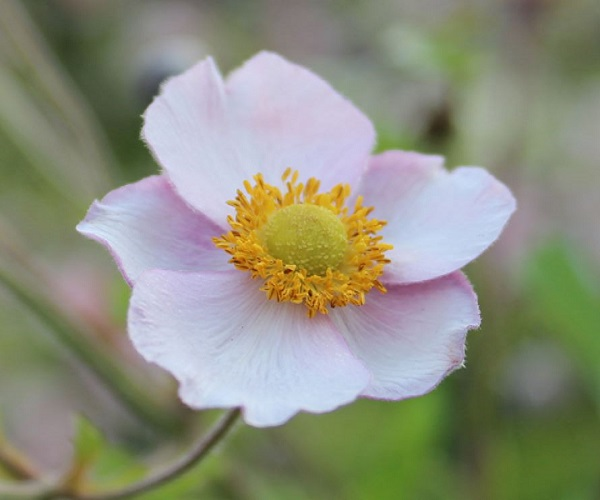
%> input picture (Advanced) Multimedia Information Processing and Communications/13 (04) Logical and Arithmetical Operations on Images/Matlab Workspace/rose1.jpg, 600 x 500 px
$ octave im_logic_incomp.m   (GNU Octave 9; MATLAB toolbox functions it lacks are replaced by stand-ins)
%> lines starting %> are read from the running program, lines starting %| are printed output that depends on the picture; in (x1, y1, x2, y2) boxes, pixels count from 0 and x2, y2 are one past the last pixel; in counts of white or black regions, pixels touching at a corner belong together; the program's own positions count from 1
clc;
clear ;

im1 = imread('rose1.jpg'); % reading image
%> im1 is the input picture: size 500x600x3 uint8; mean R, G, B 140.7, 143.3, 125.3

im1_bw = im2bw(im1);
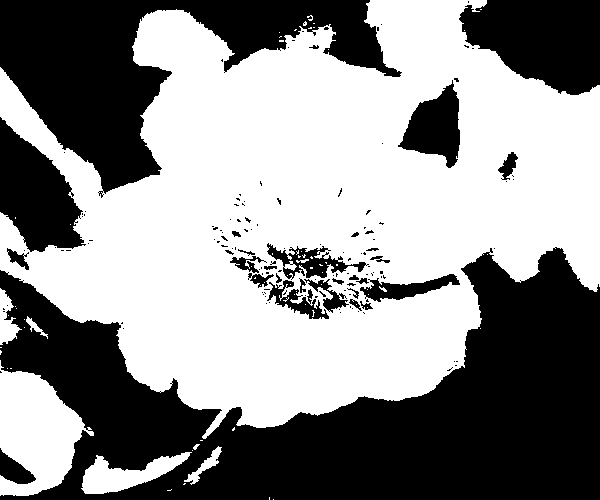
%> im1_bw: size 500x600 logical; 55.7% white; 140 black regions (110 under 20 px), largest, box (x1, y1, x2, y2) and area: (0, 247, 600, 500) 76487, (0, 0, 402, 198) 30468, (459, 0, 600, 95) 9894

incomplement_result_1 = imcomplement(im1); %Invert the RGB image
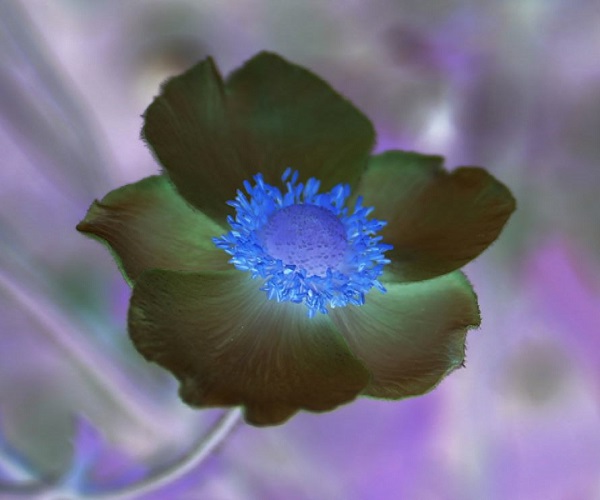
%> incomplement_result_1: size 500x600x3 uint8; mean R, G, B 114.3, 111.7, 129.7
incomplement_result_2 = imcomplement(im1_bw);  %Invert the B&W image

figure('Name','Logic operation "Incomplemet"','NumberTitle','on')

 subplot(2,2,1),
 imshow(im1);            %Display the image
 title('image 1');

 subplot(2,2,3),
 imshow(incomplement_result_1); %Display the result
 title('Operation : Incomplemet')

  subplot(2,2,2),
 imshow(im1_bw);            %Display the image
 title('image 1 B&W');

 subplot(2,2,4),
 imshow(incomplement_result_2); %Display the result
 title('Operation : Incomplemet')

$ run again, with (Advanced) Multimedia Information Processing and Communications/13 (04) Logical and Arithmetical Operations on Images/Matlab Workspace/rose2.jpg copied over (Advanced) Multimedia Information Processing and Communications/13 (04) Logical and Arithmetical Operations on Images/Matlab Workspace/rose1.jpg
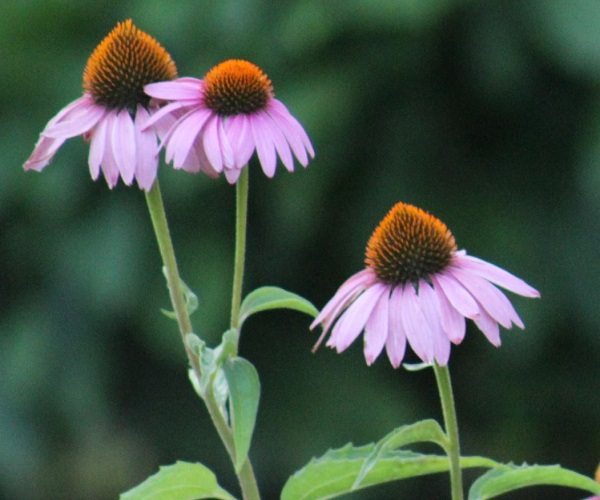
%> input picture (Advanced) Multimedia Information Processing and Communications/13 (04) Logical and Arithmetical Operations on Images/Matlab Workspace/rose2.jpg, 600 x 500 px
%> im1 is the input picture: size 500x600x3 uint8; mean R, G, B 66.5, 81.1, 67.6
%> `im1_bw = im2bw(im1);`:
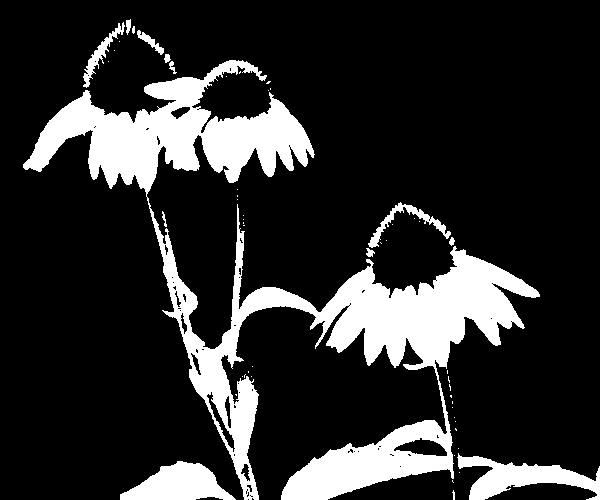
%> im1_bw: size 500x600 logical; 17.8% white; 53 white regions (40 under 20 px), largest, box (x1, y1, x2, y2) and area: (23, 60, 540, 500) 45957, (457, 453, 600, 500) 2920, (120, 461, 236, 500) 2730
%> `incomplement_result_1 = imcomplement(im1);`:
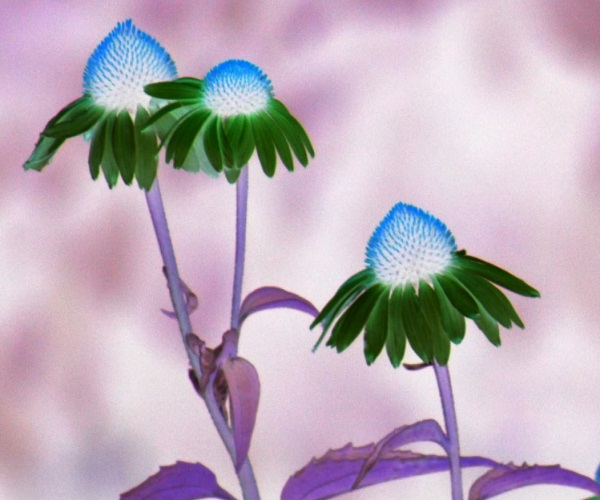
%> incomplement_result_1: size 500x600x3 uint8; mean R, G, B 188.5, 173.9, 187.4

$ run again, with (Advanced) Multimedia Information Processing and Communications/13 (04) Logical and Arithmetical Operations on Images/Matlab Workspace/rose3.jpg copied over (Advanced) Multimedia Information Processing and Communications/13 (04) Logical and Arithmetical Operations on Images/Matlab Workspace/rose1.jpg
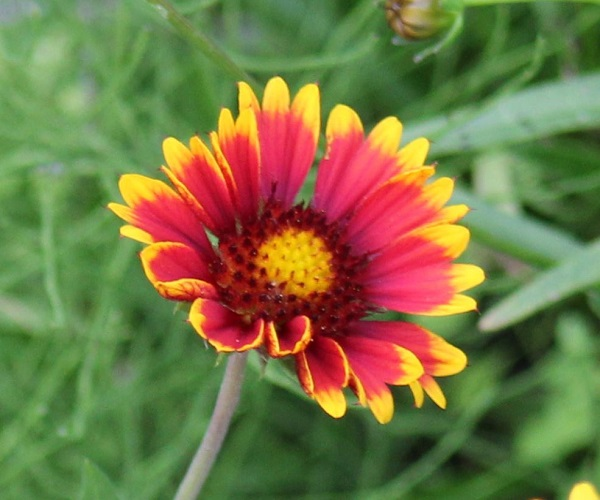
%> input picture (Advanced) Multimedia Information Processing and Communications/13 (04) Logical and Arithmetical Operations on Images/Matlab Workspace/rose3.jpg, 600 x 500 px
%> im1 is the input picture: size 500x600x3 uint8; mean R, G, B 118.2, 118.6, 69.1
%> `im1_bw = im2bw(im1);`:
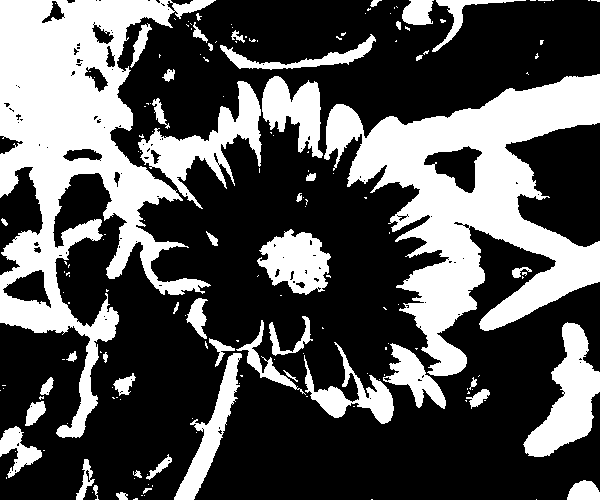
%> im1_bw: size 500x600 logical; 33.5% white; 171 white regions (123 under 20 px), largest, box (x1, y1, x2, y2) and area: (0, 0, 216, 438) 35420, (324, 74, 600, 376) 33463, (523, 322, 600, 457) 4770
%> `incomplement_result_1 = imcomplement(im1);`:
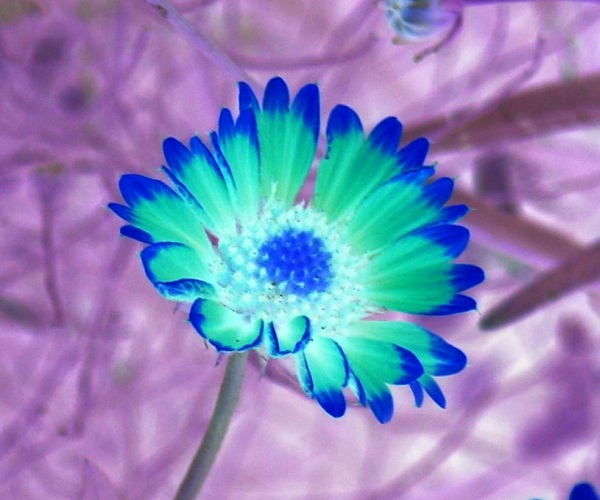
%> incomplement_result_1: size 500x600x3 uint8; mean R, G, B 136.8, 136.4, 185.9
